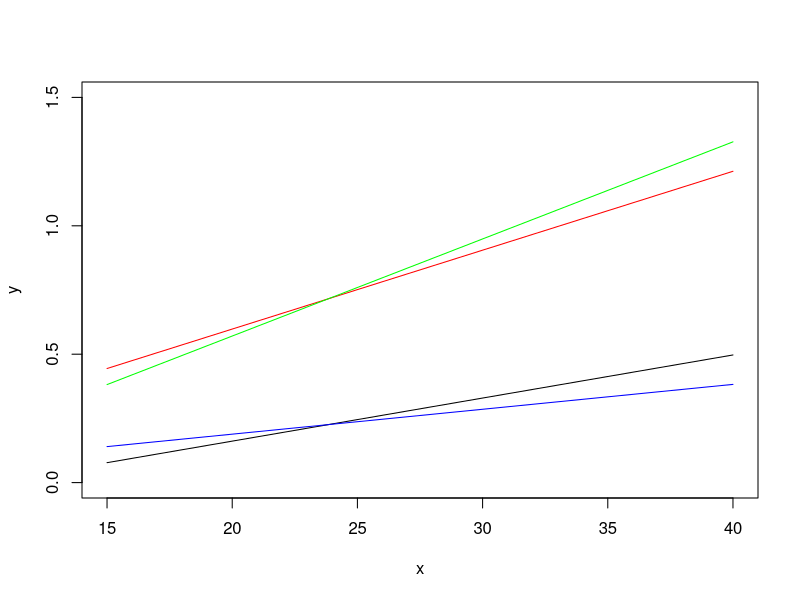

Write R code to recreate this figure.
# Analysis of Rosenblatt spider respiration rates

verbose = F

if(verbose){
  rosenblatt = read_csv("Data/rosenblatt2019.csv") %>%
    filter(!is.na(`20C`)) %>%
    filter(Source == "CT") %>%
    select(-Source) %>%
    mutate(Block = letters[1:15]) %>%
    gather(-Block, -Sex, -Weight, key = Temp, value = Resp) %>%
    mutate(Resp = Resp*Weight) %>%
    select(-Weight, - Sex) %>%
    separate(Temp, into = c("Temp", NA), sep = 2) %>%
    mutate(Temp = as.numeric(Temp)) %>%
    filter(Block != "h")
  
  
  summary(lme4::lmer(Resp~Temp + (1|Block), data = rosenblatt))
  plot(lme4::lmer(Resp~Temp + (1|Block), data = rosenblatt))
  
}

# Respiratory quotient of 0.7 from A. Schmitz 2004
# oxycalorific equivalent 0.0200832 taken from Ford 1977
# Congruence of the data suggest we can use Ford 1977 active metabolic rates

x = seq(15, 40,1)
y = (0.019891*x - 0.206382)*60*0.7*0.0200832
plot(y~x, type = "l", ylim = c(0,1.5))

act = (30.724*x- 16.572)/1000
std = (9.692*x-5.228)/1000

points(act~x, col = "red", type ="l")
points(std~x, col = "blue", type ="l")

y2 = (act-std) + y # increase in respiration from Ford with different species, then add to rosenblatt data.

points(y2~x, col = "green", type ="l")

y.min = y/60
y2.min = y2/60

stdE = approxfun(x,y.min)
actE = approxfun(x,y2.min)

stdE(20)
actE(20)

rm(act, std, x,y,y.min, y2.min, y2,verbose)
